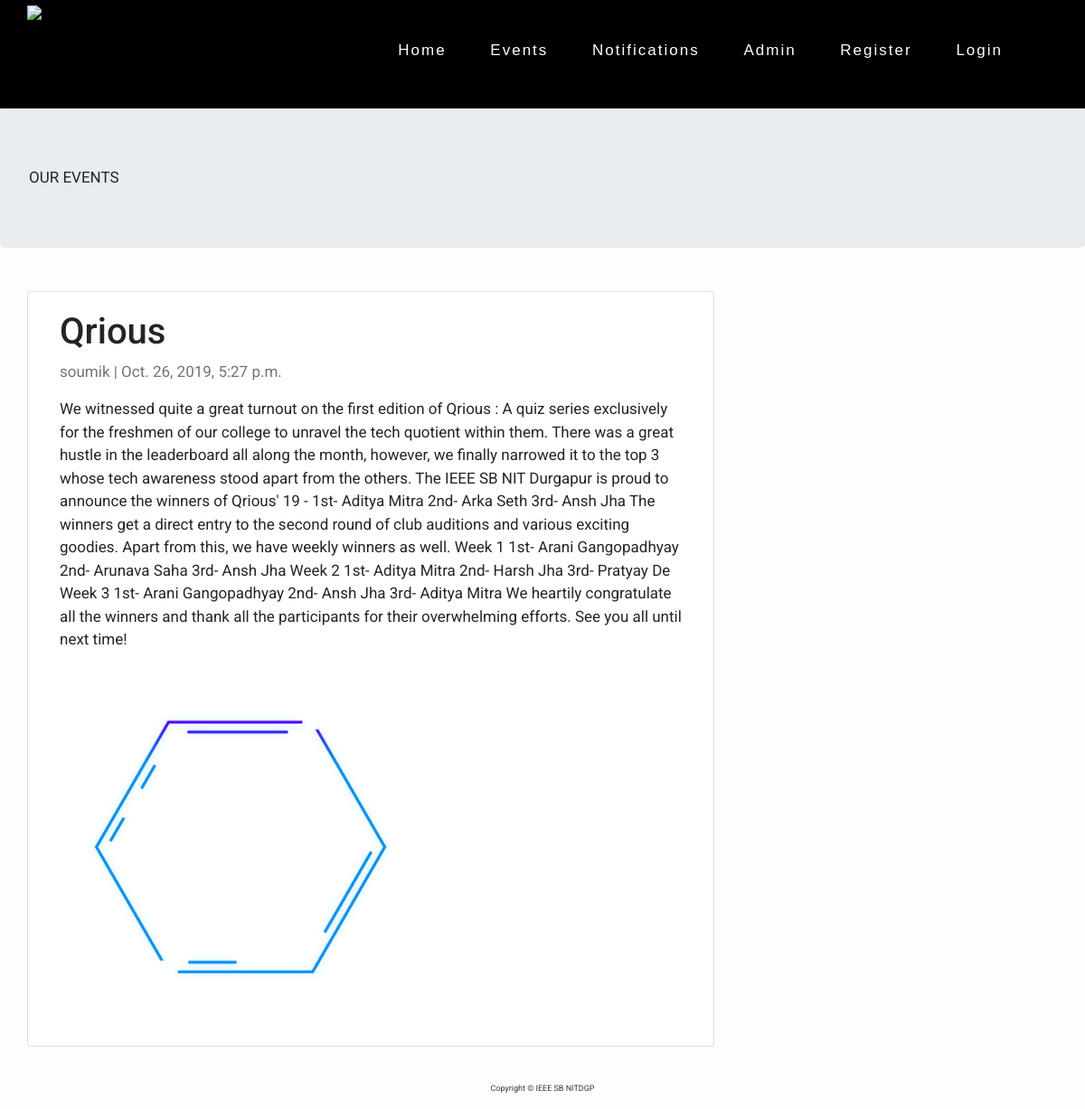
Screenshot of /thereg/qrious/ with the database file from the repository.
### thereg/models.py (models this page shows, shortened)
class Post(models.Model):
    title = models.CharField(max_length=200, unique=True)
    slug = models.SlugField(max_length=200, unique=True)
    author = models.ForeignKey(User, on_delete= models.CASCADE,related_name='blog_posts')
    updated_on = models.DateTimeField(auto_now= True)
    content = models.TextField()
    image = models.ImageField(upload_to='media/img',blank=True)
    created_on = models.DateTimeField(auto_now_add=True)
    status = models.IntegerField(choices=STATUS, default=0)
    class Meta:
        ordering = ['-created_on']

### thereg/views.py (the view)
# urls.py: path('<slug:slug>/', views.PostDetail.as_view(), name='event_detail'),
class PostDetail(generic.DetailView):
    model = Post
    template_name = 'thereg/event_detail.html'

### templates/thereg/event_detail.html
{% extends 'thereg/eventbase.html' %} {% block content %}
<div class="container">
  <div class="row">
    <div class="col-md-8 card mb-4  mt-3 left  top">
      <div class="card-body">
        <h1>{% block title %} {{ object.title }} {% endblock title %}</h1>
        <p class=" text-muted">{{ post.author }} | {{ post.created_on }}</p>
        <p class="card-text ">{{ object.content | safe }}</p>
         {% if not post.image.isempty %}
              <img src="{{ MEDIA_URL }}{{ post.image.url }}" alt="img" height="400px;">
         {% endif %}
      </div>
    </div>
  </div>
</div>
{% endblock content %}

### templates/thereg/eventbase.html (style rules this page uses)
body { font-family: "Roboto", sans-serif; font-size: 17px; background-color: #fdfdfd; }

### rows the page displays
Post: title "Qrious", author "soumik", created_on "Oct. 26, 2019, 5:27 p.m.", content "We witnessed quite a great turnout on the first edition of Qrious : A quiz series exclusively for the freshmen of our college to unravel the tech quotient within them. There was a great hustle in the leaderboard all along the month, however, we finally narrowed it to the top 3 whose tech awareness stood apart from the others. The IEEE SB NIT Durgapur is proud to announce the winners of Qrious' 19 - 1st- Aditya Mitra 2nd- Arka Seth 3rd- Ansh Jha The winners get a direct entry to the second round of club auditions and various exciting goodies. Apart from this, we have weekly winners as well. Week 1 1st- Arani Gangopadhyay 2nd- Arunava Saha 3rd- Ansh Jha Week 2 1st- Aditya Mitra 2nd- Harsh Jha…", image (picture)
